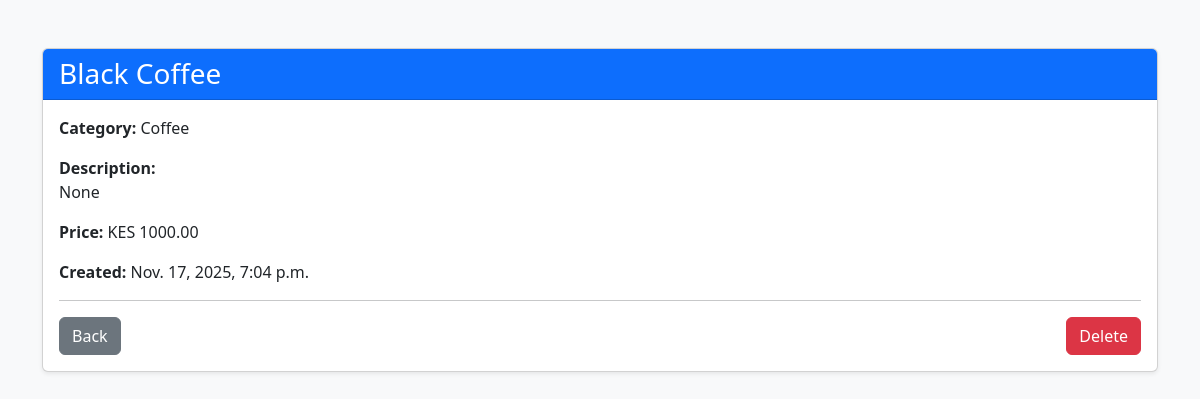
The page /product/8/ on the database its author committed.
### shop/models.py (models this page shows, shortened)
class Product(models.Model):
    category = models.ForeignKey(Category,
                                 related_name='products',
                                 on_delete=models.CASCADE)
    name = models.CharField(max_length=200)
    description = models.TextField(blank=True)
    price = models.DecimalField(max_digits=10, decimal_places=2, default=0.00)
    created = models.DateTimeField(default=timezone.now)
    updated = models.DateTimeField(auto_now=True)

class Category(models.Model):
    name = models.CharField(max_length=200)
    slug = models.SlugField(max_length=200, unique=True)
    class Meta:
        ordering = ['name']

### shop/views.py (the view)
# urls.py: path('product/<int:pk>/', views.product_detail, name='product_detail'),
def product_detail(request, pk):
    product = get_object_or_404(Product, pk=pk)
    return render(request, 'shop/product_detail.html', {'product': product})

### shop/templates/shop/product_detail.html (shortened to what this page needs)
<!DOCTYPE html>
<html lang="en">
<head>
    <link
        href="https://cdn.jsdelivr.net/npm/bootstrap@5.3.0/dist/css/bootstrap.min.css"
        rel="stylesheet">
</head>
<body class="bg-light">
<div class="container mt-5">
    <div class="card shadow-sm">
        <div class="card-header bg-primary text-white">
            <h3 class="mb-0">{{ product.name }}</h3>
        </div>
        <div class="card-body">
            <p><strong>Category:</strong> {{ product.category.name }}</p>
            <p><strong>Description:</strong><br>
                {{ product.description }}
            </p>
            <p><strong>Price:</strong> KES {{ product.price }}</p>
            <p><strong>Created:</strong> {{ product.created }}</p>
            <hr>
            <div class="d-flex justify-content-between">
                <a href="{% url 'shop:product_list' %}" class="btn btn-secondary">
                    Back
                </a>
                {% if product.id %}
                    <a href="{% url 'shop:delete_product' product.id %}"
                       class="btn btn-danger">
                        Delete
                    </a>
                {% endif %}
            </div>
        </div>
    </div>
</div>
</body>
</html>

### rows shown on the page
Product: name "Black Coffee", category.name "Coffee", description "None", price "1000.00", created "Nov. 17, 2025, 7:04 p.m."
